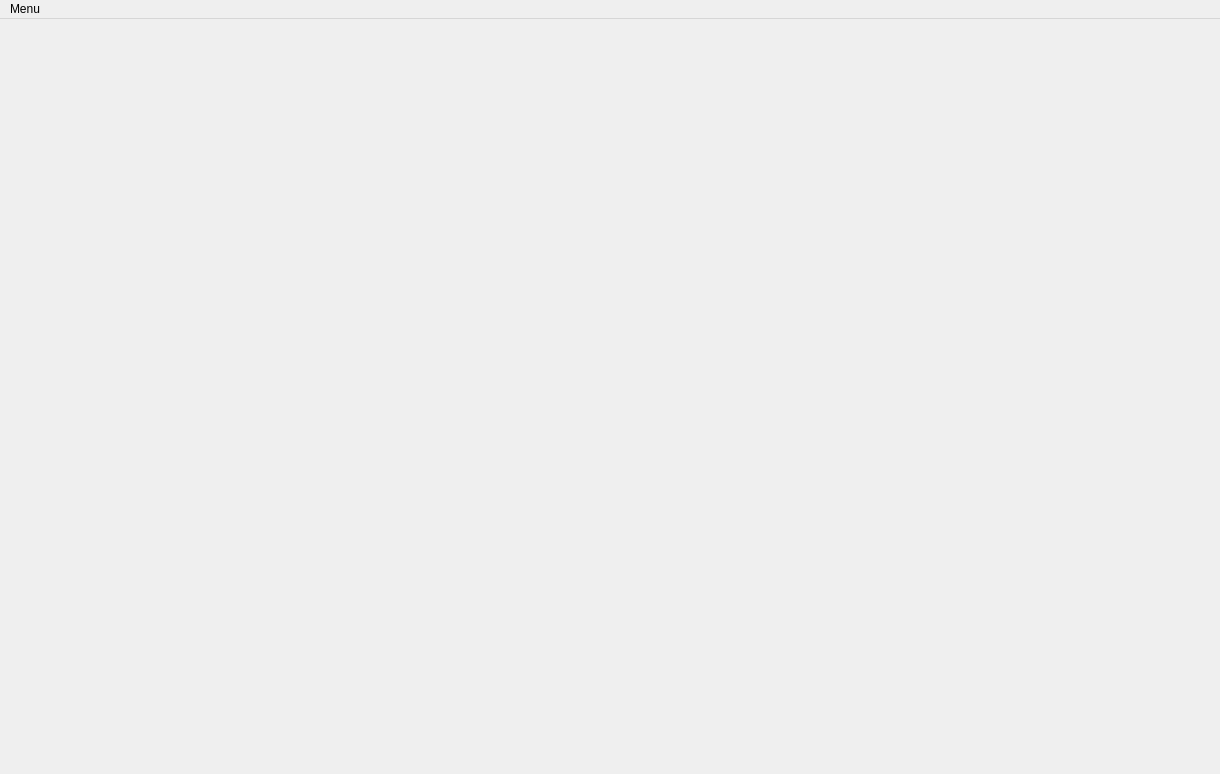
<?xml version="1.0" encoding="UTF-8"?>
<ui version="4.0">
 <class>MainWindow</class>
 <widget class="QMainWindow" name="MainWindow">
  <property name="geometry">
   <rect>
    <x>0</x>
    <y>0</y>
    <width>1220</width>
    <height>774</height>
   </rect>
  </property>
  <property name="windowTitle">
   <string>MainWindow</string>
  </property>
  <widget class="QWidget" name="centralWidget">
   <layout class="QHBoxLayout" name="horizontalLayout"/>
  </widget>
  <widget class="QMenuBar" name="menuBar">
   <property name="geometry">
    <rect>
     <x>0</x>
     <y>0</y>
     <width>1220</width>
     <height>22</height>
    </rect>
   </property>
   <widget class="QMenu" name="menuMenu">
    <property name="title">
     <string>Menu</string>
    </property>
    <addaction name="actionAdd_Camera"/>
   </widget>
   <addaction name="menuMenu"/>
  </widget>
  <action name="actionAdd_Camera">
   <property name="icon">
    <iconset>
     <normalon>:/image/cam.png</normalon>
    </iconset>
   </property>
   <property name="text">
    <string>Add Camera</string>
   </property>
  </action>
 </widget>
 <layoutdefault spacing="6" margin="11"/>
 <resources/>
 <connections/>
</ui>
